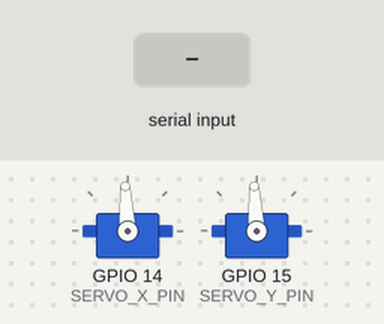
Bench run of a sketch on a simulated ESP32. Shown: 2 × servo. Inputs (shaded band) come from the test bench. Servo pulses on a pin are drawn as a servo (544–2400 µs = 0–180°).

Above: at 1.2 s.
1.3 s: "X,1#" received over Serial
At 1.74 s:
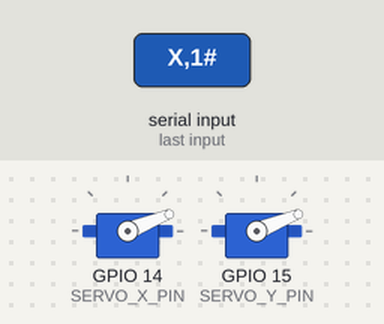
At 2.1 s:
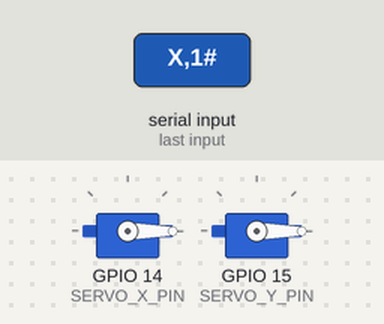
3.3 s: "X90#" received over Serial
At 4.2 s:
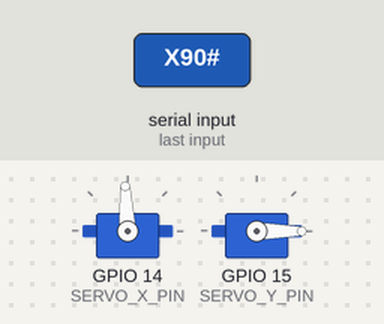
Timing chart, 0 to 6.3 s (numbered marks = the images above; inputs shaded):
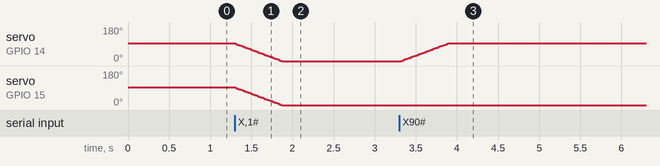

The sketch:

servo.ino
```cpp
#include <Arduino.h>

#define SERVO_X_PIN 14  // Change to your ESP32-CAM PWM-capable pin
#define SERVO_Y_PIN 15  // Change to your ESP32-CAM PWM-capable pin

int currentX = 90;
int currentY = 90;
int targetX = 90;
int targetY = 90;
const int movementSpeed = 3; // Smaller value = smoother movement

const int freq = 50;  // Standard PWM frequency for servos
const int resolution = 16; // 16-bit resolution
const int channelX = 0;
const int channelY = 1;

void setup() {
  Serial.begin(115200);
  ledcSetup(channelX, freq, resolution);
  ledcSetup(channelY, freq, resolution);
  ledcAttachPin(SERVO_X_PIN, channelX);
  ledcAttachPin(SERVO_Y_PIN, channelY);
}

void loop() {
  readSerial();
  smoothServoMove();
  delay(20); // Add delay for smoother movement
}

void readSerial() {
  if (Serial.available()) {
    String data = Serial.readStringUntil('#');
    if (data.startsWith("X")) {
      int splitPos = data.indexOf('Y');
      targetX = data.substring(1, splitPos).toInt();
      targetY = data.substring(splitPos + 1).toInt();
    }
  }
}

void smoothServoMove() {
  if (abs(targetX - currentX) > movementSpeed) {
    currentX += (targetX > currentX) ? movementSpeed : -movementSpeed;
  } else {
    currentX = targetX;
  }

  if (abs(targetY - currentY) > movementSpeed) {
    currentY += (targetY > currentY) ? movementSpeed : -movementSpeed;
  } else {
    currentY = targetY;
  }

  int dutyCycleX = map(currentX, 0, 180, 1638, 8192);
  int dutyCycleY = map(currentY, 0, 180, 1638, 8192);

  ledcWrite(channelX, dutyCycleX);
  ledcWrite(channelY, dutyCycleY);
}
```

Measured:
- after the input at 1.3 s, servo on GPIO 14 (SERVO_X_PIN), servo on GPIO 15 (SERVO_Y_PIN): moves from 93° to 0° over 0.56 s, starting at once
- after the input at 3.3 s, servo on GPIO 14 (SERVO_X_PIN): moves from 0° to 93° over 0.56 s, starting at once
